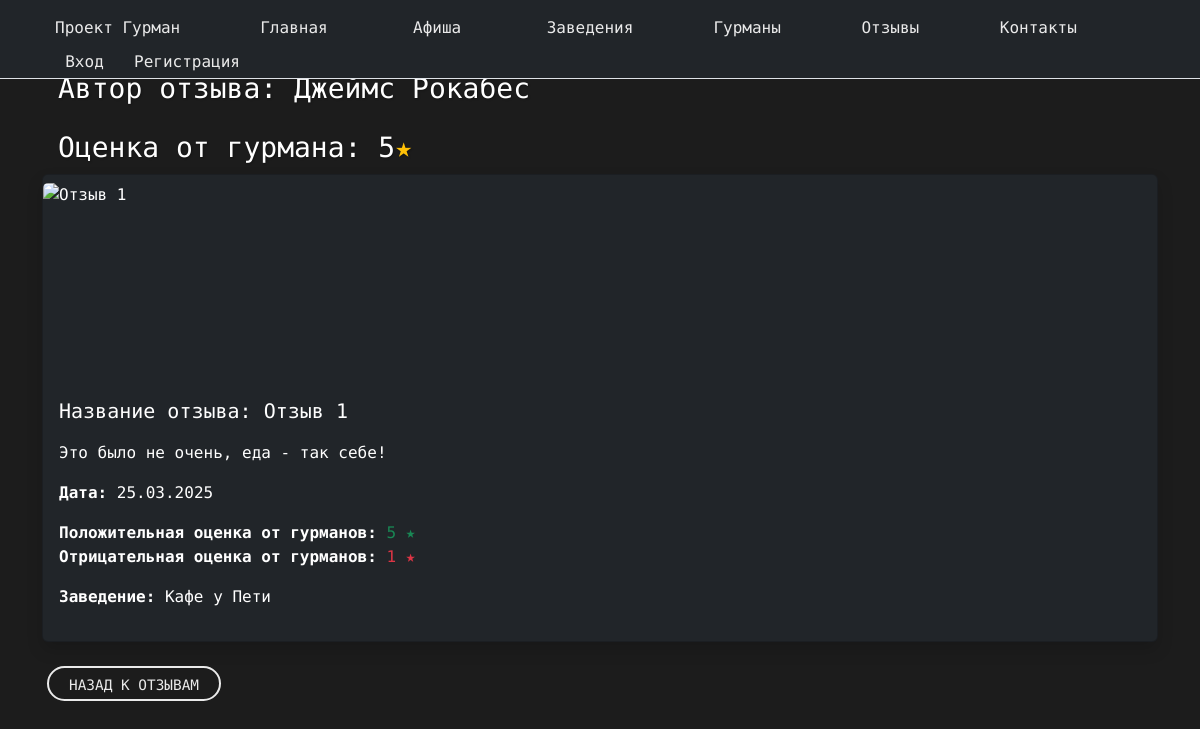
/reviews/otzyiv-1-41/, run on the app's committed database.
### landing/models.py (models this page shows, shortened)
class Review(models.Model):
    name = models.CharField(max_length=50)
    review_date = models.DateTimeField(auto_now_add=True)
    description = models.TextField()
    gourmand_rating = models.IntegerField(null=True, blank=True, default=None)
    positive_rating = models.IntegerField(default=0)
    negative_rating = models.IntegerField(default=0)
    gourmand = models.ForeignKey(
        settings.AUTH_USER_MODEL,
        on_delete=models.DO_NOTHING,
        related_name='reviews'
    )
    place = models.ForeignKey('Place', on_delete=models.CASCADE, related_name='reviews')
    slug = models.SlugField(max_length=100, blank=True, unique=True, verbose_name="Слаг")

class User(AbstractBaseUser, PermissionsMixin):
    ROLE_CHOICES = (
        ("gourmand", "Гурман"),
        ("owner", "Владелец заведения"),
    )
    email = models.EmailField(unique=True)
    first_name = models.CharField(max_length=30, blank=True)
    last_name = models.CharField(max_length=30, blank=True)
    role = models.CharField(max_length=10, choices=ROLE_CHOICES, default="gourmand", db_index=True)
    is_active = models.BooleanField(default=True)
    is_staff = models.BooleanField(default=False)
    slug = models.SlugField(max_length=100, blank=True, unique=True, verbose_name="Слаг")
    date_joined = models.DateTimeField(auto_now_add=True, db_index=True)
    objects = UserManager()
    USERNAME_FIELD = "email"
    REQUIRED_FIELDS = ["first_name", "last_name"]

class Place(models.Model):
    name = models.CharField(max_length=100)
    description = models.TextField()
    place_email = models.EmailField()
    location = models.TextField()
    rating = models.DecimalField(max_digits=3, decimal_places=1, default=0.0)
    phone = models.TextField(max_length=50)
    website = models.URLField(max_length=200, blank=True, null=True)
    owner = models.ForeignKey(
        settings.AUTH_USER_MODEL,
        on_delete=models.SET_NULL,
        null=True,
        blank=True,
        related_name='owned_places'
    )
    slug = models.SlugField(max_length=100, blank=True, unique=True, verbose_name="Слаг")

### landing/views.py (the view)
# urls.py: path('reviews/<slug:slug>/', views.review, name='review'),
def review(request, slug):
    review = get_object_or_404(Review, slug=slug)
    user_vote = None
    if request.user.is_authenticated:
        user_vote = ReviewVote.objects.filter(review=review, user=request.user).first()
    return render(request, 'review/review.html', {
        'review': review,
        'user': request.user,
        'user_vote': user_vote,
    })

### templates/review/review.html (shortened to what this page needs)
{% extends 'landing/base.html' %}
{% load static %}
{% block content %}
<div class="container my-4 my-md-5">
    <div class="full">
        <h1 class="mb-3 pt-5 pt-sm-5 pt-md-5 pt-xl-4 custom-text-color">Автор отзыва: {{ review.gourmand.first_name }} {{ review.gourmand.last_name }}</h1>
        <h1 class=" custom-text-color">Оценка от гурмана: {{ review.gourmand_rating }}<span class="text-warning">★</span></h1>
    </div>
    <div class="card bg-dark text-white shadow">
        {% if review.images.exists %}
            <div class="row g-2 p-3">
                {% for image in review.images.all %}
                    <div class="col-md-4">
                        <img src="{{ image.image.url }}"
                             class="card-img-top img-fluid rounded mt-2"
                             alt="{{ review.name }}"
                             style="height: 200px; object-fit: contain; cursor: pointer;"
                             data-bs-toggle="modal"
                             data-bs-target="#imageModal"
                             data-bs-image="{{ image.image.url }}">
                    </div>
                {% endfor %}
            </div>
        {% else %}
            <img src="{% static 'landing/img/default.png' %}"
                 class="card-img-top img-fluid mt-2"
                 alt="{{ review.name }}"
                 style="height: 200px; object-fit: contain;">
        {% endif %}
        <div class="card-body">
            <h5 class="card-title">Название отзыва: {{ review.name }}</h5>
            <p class="card-text">{{ review.description }}</p>
            <p><strong>Дата:</strong> {{ review.review_date|date:"d.m.Y" }}</p>
            <p>
                <strong>Положительная оценка от гурманов:</strong>
                <span class="text-success">{{ review.positive_rating }} ★</span><br>
                <strong>Отрицательная оценка от гурманов:</strong>
                <span class="text-danger">{{ review.negative_rating }} ★</span>
            </p>
            <p><strong>Заведение:</strong> {{ review.place.name }}</p>
        </div>
    </div>
    <div class="mt-4 button_user">
        <a href="{% url 'reviews'  %}" class="custom-button">Назад к отзывам</a>
    </div>
</div>
{% endblock %}

### landing/static/landing/css/style.css (style rules this page uses)
body { background-color: #1c1c1c; color: white; font-family: 'LXGW WenKai Mono TC', 'Arial', sans-serif; min-height: 100vh; display: flex; flex-direction: column; }
a { color: #1f1f1f; text-decoration: none !important; outline: none !important; transition: all 0.3s ease-in-out; }
h1, h2, h3, h4, h5, h6 { letter-spacing: 0; font-weight: normal; position: relative; padding: 0 0 10px 0; line-height: normal; color: #111111; margin: 0; }
h1 { font-size: 28px; }
h5 { font-size: 20px; }
.button_user a { float: left; min-width: 75px; height: 35px; text-align: center; line-height: 35px; position: relative; padding: 0 15px; margin: 0 2px; }
.button_user .custom-button { display: inline-block; min-width: 120px; height: 35px; line-height: 35px; text-align: center; padding: 0 20px; margin: 0 5px; color: #eaeaea; border: 2px solid #eaeaea; border-radius: 25px; transition: all 0.3s ease; text-transform: uppercase; font-size: 0.9rem; }
.custom-text-color { color: #eaeaea; padding-right: 1rem; padding-left: 1rem; }
.card-body { padding-top: 1rem!important; padding-right: 1rem!important; }
.custom-text-color { color: #fff; text-shadow: 1px 1px 2px rgba(0, 0, 0, 0.3); }
.custom-text-color span { color: #FFC107!important; }

### data on the page
Review: gourmand.first_name "Джеймс", gourmand.last_name "Рокабес", gourmand_rating "5", name "Отзыв 1", description "Это было не очень, еда - так себе!", review_date "25.03.2025", positive_rating "5", negative_rating "1", place.name "Кафе у Пети"
